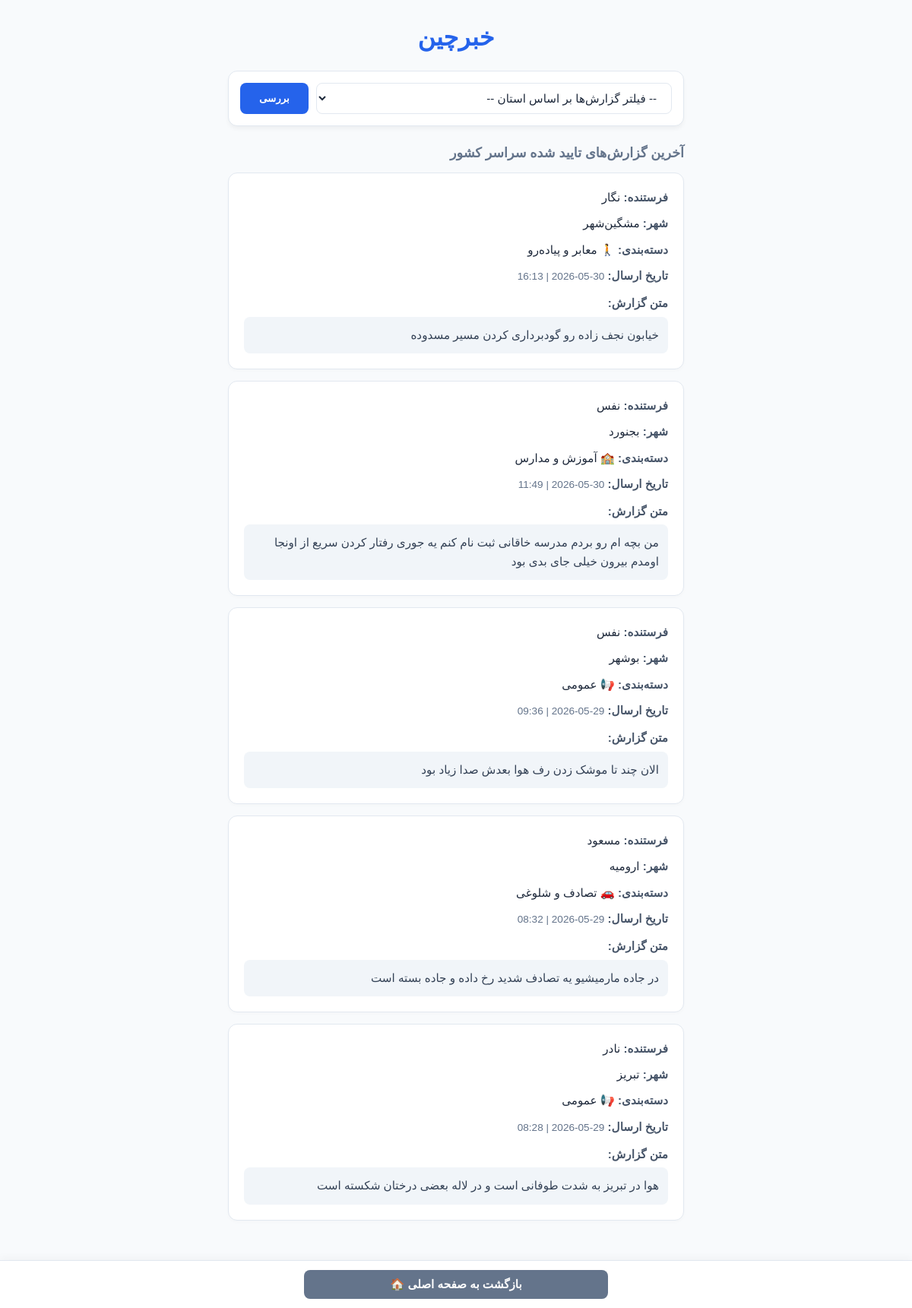
/kbrcheen/all_reports.php, run on the app's committed database.
### tables this page shows
CREATE TABLE `reports_report` (
  `id` int(11) NOT NULL,
  `display_name` varchar(50) NOT NULL,
  `text` longtext NOT NULL,
  `is_approved` tinyint(1) NOT NULL,
  `created_at` datetime(6) NOT NULL,
  `category_id` int(11) NOT NULL,
  `city_id` int(11) NOT NULL,
  `state_id` int(11) NOT NULL
);

CREATE TABLE `reports_city` (
  `id` int(11) NOT NULL,
  `name` varchar(50) NOT NULL,
  `state_id` int(11) NOT NULL
);

CREATE TABLE `reports_category` (
  `id` int(11) NOT NULL,
  `title` varchar(50) NOT NULL,
  `icon` varchar(10) NOT NULL
);

### kbrcheen/all_reports.php (the view, shortened to what this page needs)
<!DOCTYPE html>
<html lang="fa" dir="rtl">
<head>
</head>
<body>
<header>
    <h1>خبرچین</h1>
</header>
<div class="filter-container">
    <form method="post" action="" class="filter-form">
        <select name="state_name" class="filter-select" required>
            <option value="">-- فیلتر گزارش‌ها بر اساس استان --</option>
            <?php
            require_once 'config.php';
            ?>
        </select>
        <input type="submit" value="بررسی" class="btn-submit">
    </form>
</div>
<?php
if ($_SERVER['REQUEST_METHOD'] == 'POST' && !empty($_POST["state_name"])) {
    $state_name = $_POST["state_name"];
    echo "<div class='section-title'>گزارش‌های استان: ".htmlspecialchars($state_name)."</div>";
    $sql_s = "SELECT id FROM reports_state WHERE name = ?";
    $stmt_s = $pdo->prepare($sql_s);
    $stmt_s->execute([$state_name]);
    $row_s = $stmt_s->fetch();
    $state_id = $row_s["id"];
    $sql_r = "SELECT * FROM reports_report WHERE state_id = ? AND is_approved = 1 ORDER BY created_at DESC";
    $stmt_r = $pdo->prepare($sql_r);
    $stmt_r->execute([$state_id]);
    $rows_r = $stmt_r->fetchAll();
    if ($stmt_r && count($rows_r) > 0) {
        foreach($rows_r as $row_r) {
            $city_id = $row_r["city_id"];
            $sql_c = "SELECT name FROM reports_city WHERE id = ";
            $stmt_c = $pdo->prepare($sql_c);
            $stmt_c->execute([$city_id]);
            $row_c = $stmt_c->fetch();
            $city_name = $row_c["name"];
            $cat_id = $row_r["category_id"];
            $sql_cat = "SELECT icon, title FROM reports_category WHERE id = ";
            $stmt_cat = $pdo->prepare($sql_cat);
            $stmt_cat->execute([$cat_id]);
            $row_cat = $stmt_cat->fetch();
            $formatted_date = date("H:i | Y-m-d", strtotime($row_r["created_at"]));
            ?>
            <div class="report-card">
                <div class="card-row">
                    <span class="label">فرستنده:</span> <span><?php echo htmlspecialchars($row_r["display_name"]); ?></span>
                </div>
                <div class="card-row">
                    <span class="label">شهر:</span> <span><?php echo htmlspecialchars($city_name); ?></span>
                </div>
                <div class="card-row">
                    <span class="label">دسته‌بندی:</span> <span><?php echo htmlspecialchars($row_cat["icon"] ?? '📢') . " " . htmlspecialchars($row_cat["title"] ?? 'عمومی'); ?></span>
                </div>
                <div class="card-row">
                    <span class="label">تاریخ ارسال:</span> <span style="font-size: 0.85rem; color: var(--text-muted); direction: ltr; display: inline-block;"><?php echo htmlspecialchars($formatted_date); ?></span>
                </div>
                <div class="card-row" style="margin-top: 12px;">
                    <span class="label">متن گزارش:</span>
                    <div class="text-content"><?php echo htmlspecialchars($row_r["text"]); ?></div>
                </div>
            </div>
            <?php
        }
    } else {
        echo "<div class='section-title' style='text-align:center; font-weight:normal;'>هیچ گزارش تایید شده‌ای برای این استان یافت نشد.</div>";
    }
} else {
    echo "<div class='section-title'>آخرین گزارش‌های تایید شده سراسر کشور</div>";
    $sql = "SELECT * FROM reports_report WHERE is_approved = 1 ORDER BY created_at DESC";
    $result = $pdo->query($sql);
    $rows = $result->fetchAll();
    if ($result && count($rows) > 0) {
        foreach($rows as $row) {
            $city_id = $row["city_id"];
            $sql2 = "SELECT name FROM reports_city WHERE id = ?";
            $stmt2 = $pdo->prepare($sql2);
            $stmt2->execute([$city_id]);
            $row2 = $stmt2->fetch();
            $city_name = $row2["name"];
            $cat_id = $row["category_id"];
            $sql_cat = "SELECT icon, title FROM reports_category WHERE id = ?";
            $stmt_cat = $pdo->prepare($sql_cat);
            $stmt_cat->execute([$cat_id]);
            $row_cat = $stmt_cat->fetch();
            $formatted_date = date("H:i | Y-m-d", strtotime($row["created_at"]));
            ?>
            <div class="report-card">
                <div class="card-row">
                    <span class="label">فرستنده:</span> <span><?php echo htmlspecialchars($row["display_name"]); ?></span>
                </div>
                <div class="card-row">
                    <span class="label">شهر:</span> <span><?php echo htmlspecialchars($city_name); ?></span>
                </div>
                <div class="card-row">
                    <span class="label">دسته‌بندی:</span> <span><?php echo htmlspecialchars($row_cat["icon"] ?? '📢') . " " . htmlspecialchars($row_cat["title"] ?? 'عمومی'); ?></span>
                </div>
                <div class="card-row">
                    <span class="label">تاریخ ارسال:</span> <span style="font-size: 0.85rem; color: var(--text-muted); direction: ltr; display: inline-block;"><?php echo htmlspecialchars($formatted_date); ?></span>
                </div>
                <div class="card-row" style="margin-top: 12px;">
                    <span class="label">متن گزارش:</span>
                    <div class="text-content"><?php echo htmlspecialchars($row["text"]); ?></div>
                </div>
            </div>
            <?php
        }
    }
}
?>
<div class="back-nav">
    <a href="index.php" class="btn-back">بازگشت به صفحه اصلی 🏠</a>
</div>
</body>
</html>

### kbrcheen/all_reports.php (style rules this page uses)
:root { --primary-color: #2563eb; --bg-color: #f8fafc; --card-bg: #ffffff; --text-main: #1e293b; --text-muted: #64748b; --border-color: #e2e8f0; }
* { box-sizing: border-box; margin: 0; padding: 0; font-family: 'Vazirmatn', sans-serif; }
body { background-color: var(--bg-color); color: var(--text-main); min-height: 100vh; padding: 20px 15px 100px 15px; display: flex; flex-direction: column; align-items: center; }
header { text-align: center; margin-bottom: 25px; margin-top: 10px; width: 100%; max-width: 600px; }
header h1 { font-size: 2rem; color: var(--primary-color); font-weight: 700; }
.filter-container { background: var(--card-bg); width: 100%; max-width: 600px; padding: 15px; border-radius: 12px; border: 1px solid var(--border-color); box-shadow: 0 4px 6px -1px rgba(0,0,0,0.05); margin-bottom: 25px; }
.filter-form { display: flex; gap: 10px; width: 100%; }
.filter-select { flex: 1; padding: 10px 15px; border-radius: 8px; border: 1px solid var(--border-color); background-color: #fff; font-size: 0.95rem; outline: none; color: var(--text-main); cursor: pointer; }
.btn-submit { background: var(--primary-color); color: white; border: none; padding: 10px 25px; border-radius: 8px; font-weight: 700; cursor: pointer; transition: background 0.2s; }
.section-title { width: 100%; max-width: 600px; font-size: 1.1rem; color: var(--text-muted); margin-bottom: 15px; text-align: right; font-weight: 700; }
.report-card { background: var(--card-bg); width: 100%; max-width: 600px; padding: 20px; border-radius: 12px; border: 1px solid var(--border-color); box-shadow: 0 2px 5px rgba(0,0,0,0.02); margin-bottom: 15px; text-align: right; }
.card-row { margin-bottom: 10px; font-size: 0.95rem; line-height: 1.6; }
.card-row:last-child { margin-bottom: 0; }
.label { font-weight: 700; color: #475569; }
.text-content { background: #f1f5f9; padding: 12px; border-radius: 8px; margin-top: 5px; color: #334155; white-space: pre-line; }
.back-nav { position: fixed; bottom: 0; left: 0; right: 0; background: rgba(255, 255, 255, 0.9); backdrop-filter: blur(8px); -webkit-backdrop-filter: blur(8px); padding: 12px; border-top: 1px solid var(--border-color); display: flex; justify-content: center; box-shadow: 0 -4px 10px rgba(0, 0, 0, 0.03); z-index: 1000; }
.btn-back { display: inline-flex; align-items: center; justify-content: center; background: #64748b; color: white; text-decoration: none; padding: 10px 24px; border-radius: 8px; font-weight: 700; font-size: 0.95rem; width: 100%; max-width: 400px; transition: background 0.2s; }

### data on the page
reports_report: display_name "نگار", city.name "مشگین‌شهر", category.icon "🚶", category.title "معابر و پیاده‌رو", created_at "16:13 | 2026-05-30", text "خیابون نجف زاده رو گودبرداری کردن مسیر مسدوده"
reports_report: display_name "نفس", city.name "بجنورد", category.icon "🏫", category.title "آموزش و مدارس", created_at "11:49 | 2026-05-30", text "من بچه ام رو بردم مدرسه خاقانی ثبت نام کنم یه جوری رفتار کردن سریع از اونجا اومدم بیرون خیلی جای بدی بود"
reports_report: display_name "نفس", city.name "بوشهر", category.icon "📢", category.title "عمومی", created_at "09:36 | 2026-05-29", text "الان چند تا موشک زدن رف هوا بعدش صدا زیاد بود"
reports_report: display_name "مسعود", city.name "ارومیه", category.icon "🚗", category.title "تصادف و شلوغی", created_at "08:32 | 2026-05-29", text "در جاده مارمیشیو یه تصادف شدید رخ داده و جاده بسته است"
reports_report: display_name "نادر", city.name "تبریز", category.icon "📢", category.title "عمومی", created_at "08:28 | 2026-05-29", text "هوا در تبریز به شدت طوفانی است و در لاله بعضی درختان شکسته است"
